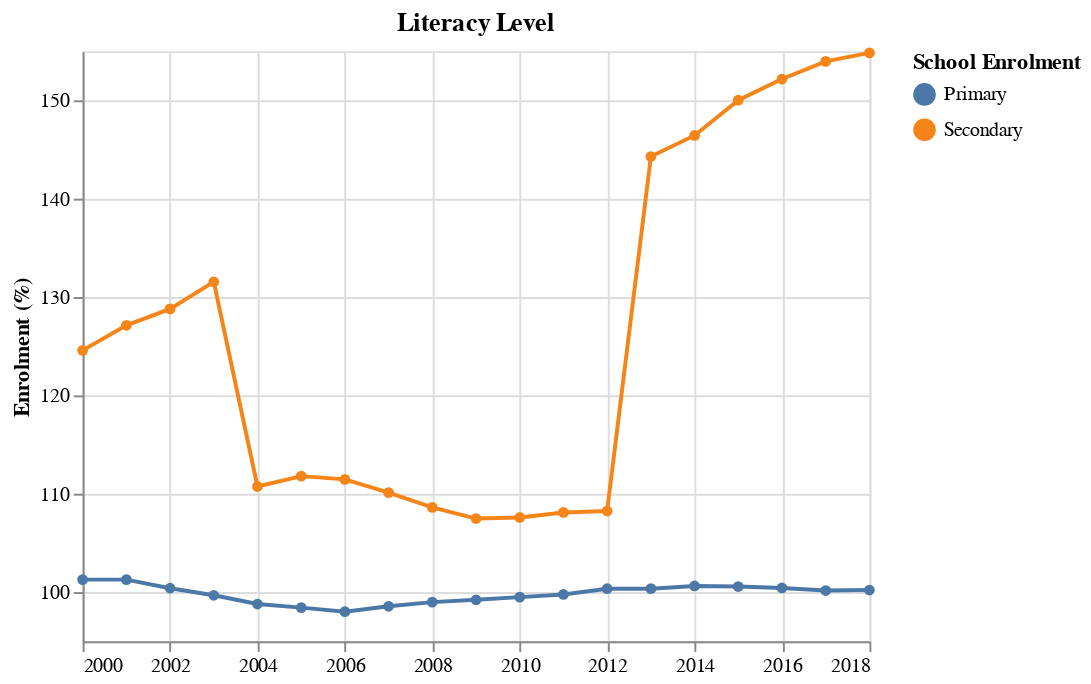

Notebook code for this chart:
### Code cell
df = df.rename(columns={'Primary_school_enrol': 'Primary','Secondary_school_enrol':'Secondary'})

alt.Chart(df).mark_line(point=True).transform_fold(
    fold=['Primary', 'Secondary'],
    as_=['variable', 'value']
).encode(
    alt.X('Year', title = None),
    alt.Y('max(value):Q', title="Enrolment (%)", scale=alt.Scale(zero=False)),
    color=alt.Color('variable:N', legend=alt.Legend(title='School Enrolment')),
    tooltip=[alt.Tooltip('Year:T', format='%Y'), alt.Tooltip('max(value):Q', title='Literacy Level(%)')]
).properties(title="Literacy Level")

### Figure 1 — Vega-Lite specification as saved in the notebook (floating-point values rounded to 4 significant figures)
{"config": {"view": {"continuousWidth": 400, "continuousHeight": 300}}, "data": {"name": "data-4f8934daa06ba6dd73afaf9c825f3fca"}, "mark": {"type": "line", "point": true}, "encoding": {"color": {"field": "variable", "legend": {"title": "School Enrolment"}, "type": "nominal"}, "tooltip": [{"field": "Year", "format": "%Y", "type": "temporal"}, {"aggregate": "max", "field": "value", "title": "Literacy Level(%)", "type": "quantitative"}], "x": {"field": "Year", "title": null, "type": "temporal"}, "y": {"aggregate": "max", "field": "value", "scale": {"zero": false}, "title": "Enrolment (%)", "type": "quantitative"}}, "title": "Literacy Level", "transform": [{"fold": ["Primary", "Secondary"], "as": ["variable", "value"]}], "$schema": "https://vega.github.io/schema/vega-lite/v4.17.0.json", "datasets": {"data-4f8934daa06ba6dd73afaf9c825f3fca": [{"Country": "Finland", "Year": "2000-01-01T00:00:00", "Electricity_access": 100.0, "Adj_savCO2_damage": 0.7757, "Exports": 42.03, "GDP_per_capita": 24290.0, "Imports": 32.86, "Inflation": 3.042, "Primary": 101.3, "Secondary": 124.6, "Male": 10.4, "Female": 12.0, "Co2_prod_tonnes": 57.04, "Income_classification": "High income", "Life_expectancy": null, "Internet": null, "Population": null, "Regime_type": "Liberal Democracy", "Rural_population": 17.82, "Urban_population": null, "World_Regions": "Europe and Northern America"}, {"Country": "Finland", "Year": "2001-01-01T00:00:00", "Electricity_access": 100.0, "Adj_savCO2_damage": 0.848, "Exports": 39.76, "GDP_per_capita": 24950.0, "Imports": 30.51, "Inflation": 2.578, "Primary": 101.3, "Secondary": 127.1, "Male": 9.9, "Female": 10.8, "Co2_prod_tonnes": 62.54, "Income_classification": "High income", "Life_expectancy": 77.97, "Internet": 43.11, "Population": 5188000.0, "Regime_type": "Liberal Democracy", "Rural_population": 17.63, "Urban_population": 82.37, "World_Regions": "Europe and Northern America"}, {"Country": "Finland", "Year": "2002-01-01T00:00:00", "Electricity_access": 100.0, "Adj_savCO2_damage": 0.882, "Exports": 39.14, "GDP_per_capita": 26870.0, "Imports": 30.16, "Inflation": 1.571, "Primary": 100.4, "Secondary": 128.8, "Male": 10.7, "Female": 10.2, "Co2_prod_tonnes": 65.06, "Income_classification": "High income", "Life_expectancy": 78.12, "Internet": 62.43, "Population": 5201000.0, "Regime_type": "Liberal Democracy", "Rural_population": 17.5, "Urban_population": 82.5, "World_Regions": "Europe and Northern America"}, {"Country": "Finland", "Year": "2003-01-01T00:00:00", "Electricity_access": 100.0, "Adj_savCO2_damage": 0.8464, "Exports": 37.32, "GDP_per_capita": 32860.0, "Imports": 30.73, "Inflation": 0.8774, "Primary": 99.67, "Secondary": 131.5, "Male": 11.0, "Female": 9.9, "Co2_prod_tonnes": 72.66, "Income_classification": "High income", "Life_expectancy": 78.37, "Internet": 69.22, "Population": 5213000.0, "Regime_type": "Liberal Democracy", "Rural_population": 17.36, "Urban_population": 82.64, "World_Regions": "Europe and Northern America"}, {"Country": "Finland", "Year": "2004-01-01T00:00:00", "Electricity_access": 100.0, "Adj_savCO2_damage": 0.7459, "Exports": 38.62, "GDP_per_capita": 37700.0, "Imports": 32.34, "Inflation": 0.1871, "Primary": 98.78, "Secondary": 110.7, "Male": 10.2, "Female": 10.6, "Co2_prod_tonnes": 68.96, "Income_classification": "High income", "Life_expectancy": 78.71, "Internet": 72.39, "Population": 5228000.0, "Regime_type": "Liberal Democracy", "Rural_population": 17.23, "Urban_population": 82.77, "World_Regions": "Europe and Northern America"}, {"Country": "Finland", "Year": "2005-01-01T00:00:00", "Electricity_access": 100.0, "Adj_savCO2_damage": 0.6188, "Exports": 40.27, "GDP_per_capita": 39040.0, "Imports": 36.31, "Inflation": 0.6239, "Primary": 98.42, "Secondary": 111.8, "Male": 8.2, "Female": 8.6, "Co2_prod_tonnes": 57.04, "Income_classification": "High income", "Life_expectancy": 78.82, "Internet": 74.48, "Population": 5246000.0, "Regime_type": "Liberal Democracy", "Rural_population": 17.09, "Urban_population": 82.91, "World_Regions": "Europe and Northern America"}, {"Country": "Finland", "Year": "2006-01-01T00:00:00", "Electricity_access": 100.0, "Adj_savCO2_damage": 0.7355, "Exports": 43.07, "GDP_per_capita": 41190.0, "Imports": 38.91, "Inflation": 1.567, "Primary": 98.01, "Secondary": 111.5, "Male": 7.4, "Female": 8.1, "Co2_prod_tonnes": 68.38, "Income_classification": "High income", "Life_expectancy": 79.21, "Internet": 79.66, "Population": 5266000.0, "Regime_type": "Liberal Democracy", "Rural_population": 16.96, "Urban_population": 83.04, "World_Regions": "Europe and Northern America"}, {"Country": "Finland", "Year": "2007-01-01T00:00:00", "Electricity_access": 100.0, "Adj_savCO2_damage": 0.6379, "Exports": 43.83, "GDP_per_capita": 48410.0, "Imports": 39.03, "Inflation": 2.511, "Primary": 98.56, "Secondary": 110.1, "Male": 6.5, "Female": 7.2, "Co2_prod_tonnes": 66.76, "Income_classification": "High income", "Life_expectancy": 79.26, "Internet": 80.78, "Population": 5289000.0, "Regime_type": "Liberal Democracy", "Rural_population": 16.83, "Urban_population": 83.17, "World_Regions": "Europe and Northern America"}, {"Country": "Finland", "Year": "2008-01-01T00:00:00", "Electricity_access": 100.0, "Adj_savCO2_damage": 0.5354, "Exports": 44.9, "GDP_per_capita": 53550.0, "Imports": 41.28, "Inflation": 4.066, "Primary": 98.98, "Secondary": 108.6, "Male": 6.1, "Female": 6.7, "Co2_prod_tonnes": 58.61, "Income_classification": "High income", "Life_expectancy": 79.57, "Internet": 83.67, "Population": 5313000.0, "Regime_type": "Liberal Democracy", "Rural_population": 16.7, "Urban_population": 83.3, "World_Regions": "Europe and Northern America"}, {"Country": "Finland", "Year": "2009-01-01T00:00:00", "Electricity_access": 100.0, "Adj_savCO2_damage": 0.5765, "Exports": 36.08, "GDP_per_capita": 47290.0, "Imports": 34.04, "Inflation": -9.17e-07, "Primary": 99.21, "Secondary": 107.5, "Male": 8.9, "Female": 7.6, "Co2_prod_tonnes": 55.92, "Income_classification": "High income", "Life_expectancy": 79.72, "Internet": 82.49, "Population": 5339000.0, "Regime_type": "Liberal Democracy", "Rural_population": 16.57, "Urban_population": 83.43, "World_Regions": "Europe and Northern America"}, {"Country": "Finland", "Year": "2010-01-01T00:00:00", "Electricity_access": 100.0, "Adj_savCO2_damage": 0.7005, "Exports": 38.41, "GDP_per_capita": 46460.0, "Imports": 37.05, "Inflation": 1.184, "Primary": 99.48, "Secondary": 107.6, "Male": 9.1, "Female": 7.6, "Co2_prod_tonnes": 64.1, "Income_classification": "High income", "Life_expectancy": 79.87, "Internet": 86.89, "Population": 5363000.0, "Regime_type": "Liberal Democracy", "Rural_population": 16.23, "Urban_population": 83.77, "World_Regions": "Europe and Northern America"}, {"Country": "Finland", "Year": "2011-01-01T00:00:00", "Electricity_access": 100.0, "Adj_savCO2_damage": 0.6112, "Exports": 38.9, "GDP_per_capita": 51080.0, "Imports": 39.68, "Inflation": 3.417, "Primary": 99.76, "Secondary": 108.1, "Male": 8.4, "Female": 7.1, "Co2_prod_tonnes": 56.67, "Income_classification": "High income", "Life_expectancy": 80.47, "Internet": 88.71, "Population": 5388000.0, "Regime_type": "Liberal Democracy", "Rural_population": 15.69, "Urban_population": 84.31, "World_Regions": "Europe and Northern America"}, {"Country": "Finland", "Year": "2012-01-01T00:00:00", "Electricity_access": 100.0, "Adj_savCO2_damage": 0.5866, "Exports": 38.81, "GDP_per_capita": 47710.0, "Imports": 40.36, "Inflation": 2.808, "Primary": 100.3, "Secondary": 108.2, "Male": 8.3, "Female": 7.1, "Co2_prod_tonnes": 51.22, "Income_classification": "High income", "Life_expectancy": 80.63, "Internet": 89.88, "Population": 5414000.0, "Regime_type": "Liberal Democracy", "Rural_population": 15.16, "Urban_population": 84.84, "World_Regions": "Europe and Northern America"}, {"Country": "Finland", "Year": "2013-01-01T00:00:00", "Electricity_access": 100.0, "Adj_savCO2_damage": 0.5595, "Exports": 38.02, "GDP_per_capita": 49880.0, "Imports": 39.08, "Inflation": 1.478, "Primary": 100.3, "Secondary": 144.3, "Male": 8.8, "Female": 7.5, "Co2_prod_tonnes": 51.75, "Income_classification": "High income", "Life_expectancy": 80.98, "Internet": 91.51, "Population": 5439000.0, "Regime_type": "Liberal Democracy", "Rural_population": 14.88, "Urban_population": 85.12, "World_Regions": "Europe and Northern America"}, {"Country": "Finland", "Year": "2014-01-01T00:00:00", "Electricity_access": 100.0, "Adj_savCO2_damage": 0.5733, "Exports": 36.48, "GDP_per_capita": 50260.0, "Imports": 37.63, "Inflation": 1.041, "Primary": 100.6, "Secondary": 146.4, "Male": 9.3, "Female": 8.0, "Co2_prod_tonnes": 47.64, "Income_classification": "High income", "Life_expectancy": 81.18, "Internet": 86.53, "Population": 5462000.0, "Regime_type": "Liberal Democracy", "Rural_population": 14.82, "Urban_population": 85.17, "World_Regions": "Europe and Northern America"}, {"Country": "Finland", "Year": "2015-01-01T00:00:00", "Electricity_access": 100.0, "Adj_savCO2_damage": 0.6257, "Exports": 35.41, "GDP_per_capita": 42780.0, "Imports": 35.98, "Inflation": -0.2079, "Primary": 100.6, "Secondary": 150.0, "Male": 9.9, "Female": 8.8, "Co2_prod_tonnes": 44.11, "Income_classification": "High income", "Life_expectancy": 81.48, "Internet": 86.42, "Population": 5480000.0, "Regime_type": "Liberal Democracy", "Rural_population": 14.78, "Urban_population": 85.22, "World_Regions": "Europe and Northern America"}, {"Country": "Finland", "Year": "2016-01-01T00:00:00", "Electricity_access": 100.0, "Adj_savCO2_damage": 0.6816, "Exports": 34.81, "GDP_per_capita": 43780.0, "Imports": 36.09, "Inflation": 0.3567, "Primary": 100.4, "Secondary": 152.2, "Male": 9.0, "Female": 8.6, "Co2_prod_tonnes": 47.23, "Income_classification": "High income", "Life_expectancy": 81.43, "Internet": 87.7, "Population": 5495000.0, "Regime_type": "Liberal Democracy", "Rural_population": 14.72, "Urban_population": 85.28, "World_Regions": "Europe and Northern America"}, {"Country": "Finland", "Year": "2017-01-01T00:00:00", "Electricity_access": 100.0, "Adj_savCO2_damage": 0.6683, "Exports": 37.55, "GDP_per_capita": 46300.0, "Imports": 37.5, "Inflation": 0.754, "Primary": 100.2, "Secondary": 154.0, "Male": 8.9, "Female": 8.4, "Co2_prod_tonnes": 44.67, "Income_classification": "High income", "Life_expectancy": 81.63, "Internet": 87.47, "Population": 5508000.0, "Regime_type": "Liberal Democracy", "Rural_population": 14.68, "Urban_population": 85.33, "World_Regions": "Europe and Northern America"}, {"Country": "Finland", "Year": "2018-01-01T00:00:00", "Electricity_access": 100.0, "Adj_savCO2_damage": 0.6312, "Exports": 38.43, "GDP_per_capita": 50010.0, "Imports": 39.69, "Inflation": 1.084, "Primary": 100.2, "Secondary": 154.8, "Male": 7.4, "Female": 7.3, "Co2_prod_tonnes": 45.85, "Income_classification": "High income", "Life_expectancy": 81.73, "Internet": 88.89, "Population": 5516000.0, "Regime_type": "Liberal Democracy", "Rural_population": 14.62, "Urban_population": 85.38, "World_Regions": "Europe and Northern America"}]}}
